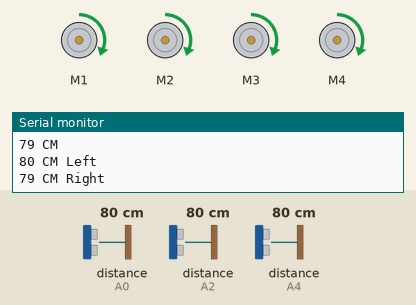
Recording of a sketch running on a simulated Arduino Uno, built with avr-gcc and run on an emulated ATmega328P. Shown: 4 × DC motor (green arrow = forward, orange = backward, longer = faster), the last lines printed to the serial monitor. Wiring (inferred from the names in the program): 3 × ultrasonic range finder: trigger A1, echo A0 / trigger A3, echo A2 / trigger A5, echo A4. Inputs (shaded band) come from the test bench; at power-on: distance to the obstacle (sensors on A0, A2, A4) 80 cm. The echo pulse lasts 58.3 µs per cm.

Above: at 1.2 s.
1.3 s: distance to the obstacle (sensor on A0) set to 32 cm
2.8 s: distance to the obstacle (sensor on A0) set to 29 cm
At 3.2 s:
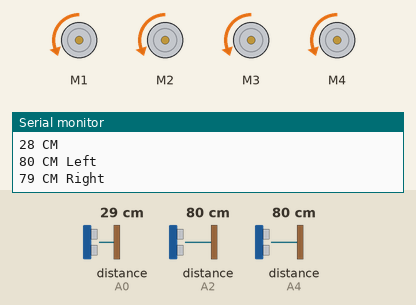
5.8 s: distance to the obstacle (sensor on A2) set to 22 cm
8.8 s: distance to the obstacle (sensor on A2) set to 18 cm
At 10.1 s:
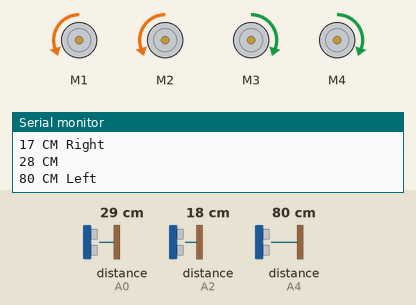
11.8 s: distance to the obstacle (sensor on A4) set to 22 cm
14.8 s: distance to the obstacle (sensor on A4) set to 18 cm
At 16.3 s:
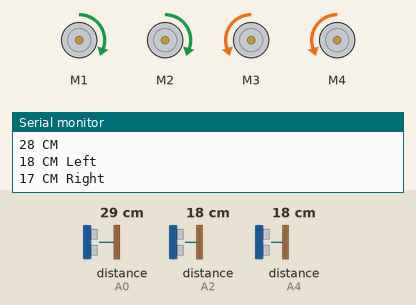
Timing chart, 0 to 17.3 s (numbered marks = the images above; inputs shaded):
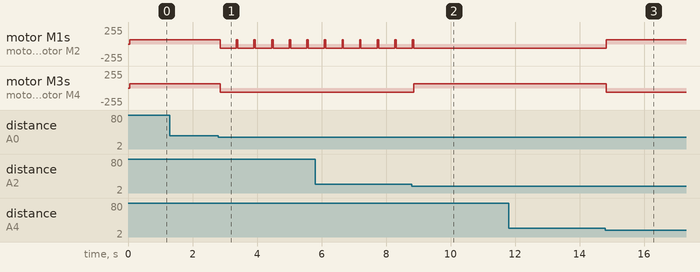

Measured:
- the behaviour switches between 31 and 30 cm on distance to the obstacle (sensor on A0) (found by bisection; images 0 and 1)
- the behaviour switches between 21 and 20 cm on distance to the obstacle (sensor on A2) (found by bisection; images 1 and 2)
- the behaviour switches between 20 and 19 cm on distance to the obstacle (sensor on A4) (found by bisection; images 2 and 3)
- after the input at 2.8 s, motor M1, motor M2: alternates forward 63/255 for 0.05 s and backward 63/255 for 0.50 s, starting after 0.05 s; motor M3, motor M4: forward 63/255 → backward 63/255 after 0.05 s
- after the input at 8.8 s, motor M1, motor M2: goes on until 8.9 s, then stays backward 63/255; motor M3, motor M4: backward 63/255 → forward 63/255 after 0.06 s
- after the input at 14.8 s, motor M1, motor M2: backward 63/255 → forward 63/255 at once; motor M3, motor M4: forward 63/255 → backward 63/255 at once

The sketch:

Motors_and_ultrasonic.ino
```cpp
#include <AFMotor.h>

//motors
AF_DCMotor motor1(1);
AF_DCMotor motor2(2);
AF_DCMotor motor3(3);
AF_DCMotor motor4(4);


//ultrasonic sensors
//middle
#define midTrig A1
#define midEcho A0

//left
#define leftTrig A5
#define leftEcho A4

//right
#define rightTrig A3
#define rightEcho A2


void setup() {
  Serial.begin(9600); // set up Serial library at 9600 bps
  Serial.println("Moving Motors");
  pinMode(midTrig, OUTPUT); // middle ultrasonic
  pinMode(midEcho, INPUT); // middle ultrasonic
  pinMode(leftTrig, OUTPUT); // left ultrasonic
  pinMode(leftEcho, INPUT); // left ultrasonic
  pinMode(rightTrig, OUTPUT); // right ultrasonic
  pinMode(rightEcho, INPUT); // right ultrasonic
}


void loop() {


  //Middle Ultrasonic
  long duration, distance;
  digitalWrite(midTrig, HIGH);
  delayMicroseconds(1000);
  digitalWrite(midTrig, LOW);
  duration = pulseIn(midEcho, HIGH);
  distance = (duration / 2) / 29.1;
  Serial.print(distance);
  Serial.println(" CM");
  delay(10);

  //left Ultrasonic
  long left_duration, left_distance;
  digitalWrite(leftTrig, HIGH);
  delayMicroseconds(1000);
  digitalWrite(leftTrig, LOW);
  left_duration = pulseIn(leftEcho, HIGH);
  left_distance = (left_duration / 2) / 29.1;
  Serial.print(left_distance);
  Serial.println(" CM Left");
  delay(10);


  //right Ultrasonic
  long right_duration, right_distance;
  digitalWrite(rightTrig, HIGH);
  delayMicroseconds(1000);
  digitalWrite(rightTrig, LOW);
  right_duration = pulseIn(rightEcho, HIGH);
  right_distance = (right_duration / 2) / 29.1;
  Serial.print(right_distance);
  Serial.println(" CM Right");
  delay(10);

  motor1.setSpeed(speed(25)); //set speed for motor 1 at 50%
  motor2.setSpeed(speed (25));
  motor3.setSpeed(speed (25));
  motor4.setSpeed(speed (25));
  motor1.run(FORWARD); // first motor
  motor2.run(FORWARD); // second motor
  motor3.run(FORWARD); // third motor
  motor4.run(FORWARD); // fourth motor


  if (left_distance < 20) {

    motor1.run(FORWARD); //first motor
    motor2.run(FORWARD); // second motor
    motor3.run(BACKWARD); // third motor
    motor4.run(BACKWARD); //fourth motor

  }
  else if (right_distance < 20) {

    motor1.run(BACKWARD); //first motor
    motor2.run(BACKWARD); // second motor
    motor3.run(FORWARD); // third motor
    motor4.run(FORWARD); //fourth motor

  }

  else if (distance < 30) {

    motor1.run(BACKWARD); //first motor
    motor2.run(BACKWARD); // second motor
    motor3.run(BACKWARD); // third motor
    motor4.run(BACKWARD); //fourth motor
     delay(500);
    motor1.run(BACKWARD); //first motor
    motor2.run(BACKWARD); // second motor
    motor3.run(FORWARD); // third motor
    motor4.run(FORWARD); //fourth motor
    motor1.run(FORWARD); //first motor
    motor2.run(FORWARD); // second motor
    motor3.run(BACKWARD); // third motor
    motor4.run(BACKWARD); //fourth motor
    if (right_distance < 20) {
      motor1.run(BACKWARD); //first motor
      motor2.run(BACKWARD); // second motor
      motor3.run(FORWARD); // third motor
      motor4.run(FORWARD); //fourth motor

    }
    else if (left_distance < 20) {

      motor1.run(FORWARD); //first motor
      motor2.run(FORWARD); // second motor
      motor3.run(BACKWARD); // third motor
      motor4.run(BACKWARD); //fourth motor

    }

  }

  else {
    motor1.run(FORWARD); //first motor
    motor2.run(FORWARD); // second motor
    motor3.run(FORWARD); // third motor
    motor4.run(FORWARD); //fourth motor
  }


}


int  speed(int percent)
{
  return map(percent, 0, 100, 0, 255);
}
```
